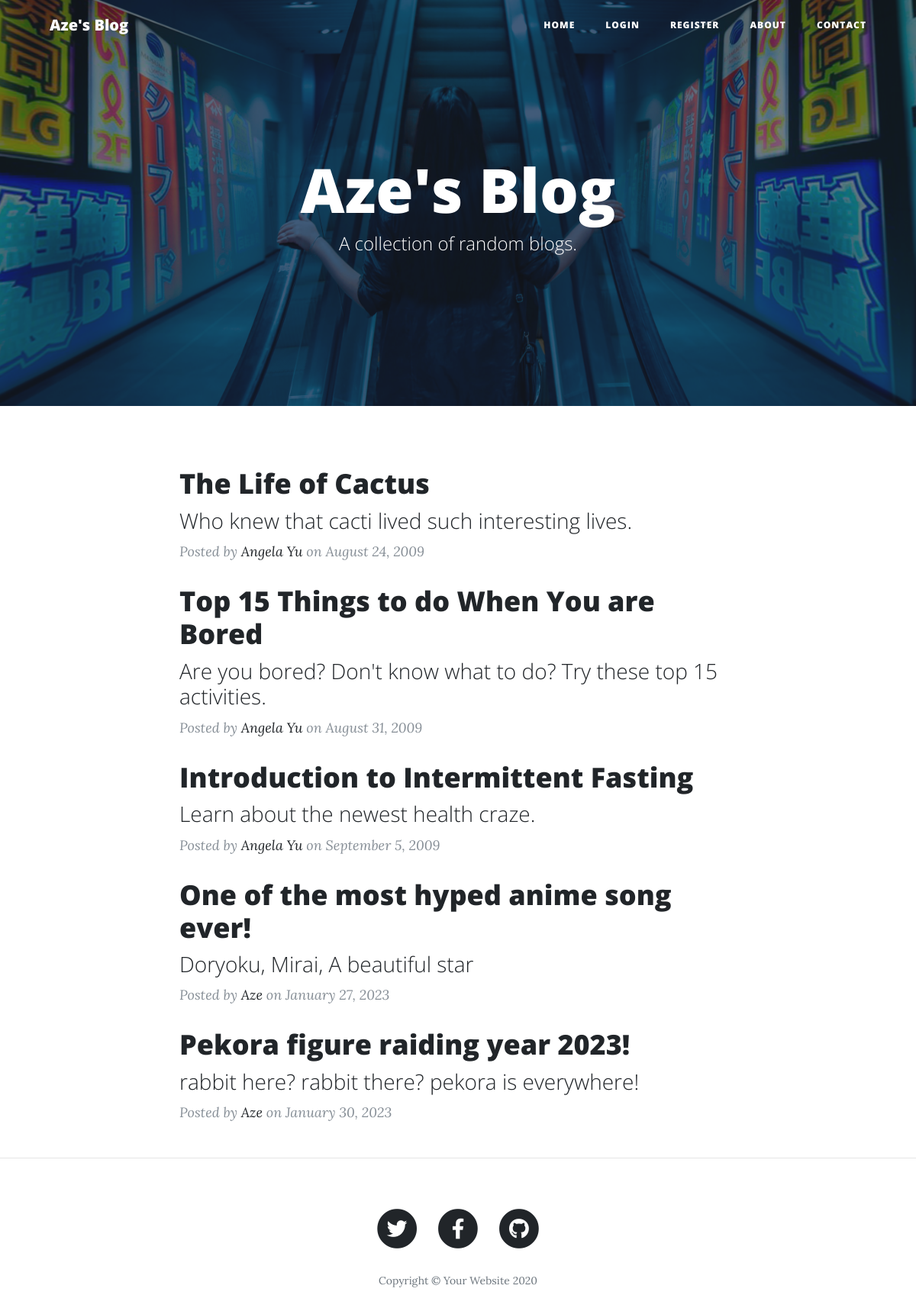
The page / on the database its author committed.
### tables this page shows
CREATE TABLE blog_post (id INTEGER NOT NULL, title VARCHAR (250) NOT NULL, date VARCHAR (250) NOT NULL, body TEXT NOT NULL, author VARCHAR (250) NOT NULL, img_url VARCHAR (250) NOT NULL, subtitle VARCHAR (250) NOT NULL, PRIMARY KEY (id), UNIQUE (title));

### main.py (the view)
@app.route('/')
def get_all_posts():
    global user_state, not_logged, in_reg, out, exist, msg, admin, in_log, user_in, user_name, msg_sent
    if user_state:
        if admin:
            not_logged = True
            exist = False
            in_reg = False
            in_log = False
            out = False
            msg_sent = False
            db = sqlite3.connect("posts.db")
            cursor = db.cursor()
            data = cursor.execute("SELECT * from blog_post").fetchall()
            print(data)
            print(user_state)
            return render_template("index.html", all_posts=data, logged=not_logged, out=out, admin=admin, user=user_in)
        else:
            not_logged = True
            exist = False
            in_reg = False
            in_log = False
            out = False
            msg_sent = False
            db = sqlite3.connect("posts.db")
            cursor = db.cursor()
            data = cursor.execute("SELECT * from blog_post").fetchall()
            print(data)
            print(user_state)
            return render_template("index.html", all_posts=data, logged=not_logged, out=out, in_reg=in_reg,
                                   in_log=in_log,
                                   user=user_in)
    else:
        not_logged = False
        msg = None
        exist = None
        out = True
        in_reg = False
        msg_sent = False
        db = sqlite3.connect("posts.db")
        cursor = db.cursor()
        data = cursor.execute("SELECT * from blog_post").fetchall()
        print(data)
        print(user_state)
        return render_template("index.html", all_posts=data, logged=not_logged, out=out, in_reg=in_reg)

### templates/index.html (shortened to what this page needs)
{% include "header.html" %}
  <header class="masthead" style="background-image: url('../static/img/home-bg.jpg')">
    <div class="overlay"></div>
    <div class="container">
      <div class="row">
        <div class="col-lg-8 col-md-10 mx-auto">
          <div class="site-heading">
            <h1>Aze's Blog</h1>
            <span class="subheading">A collection of random blogs.</span>
          </div>
        </div>
      </div>
    </div>
  </header>
  <div class="container">
    <div class="row">
      <div class="col-lg-8 col-md-10 mx-auto">
        {% for post in all_posts %}
        <div class="post-preview">
          <a href="{{ url_for('show_post', index=post[0]) }}">
            <h2 class="post-title">
              {{post[1]}}
            </h2>
            <h3 class="post-subtitle">
              {{post[6]}}
            </h3>
          </a>
          <p class="post-meta">Posted by
            <a href="#">{{post[4]}}</a>
            on {{post[2]}}</p>
        </div>
        {% endfor %}
      </div>
    </div>
  </div>
  <hr>
{% include "footer.html" %}

### templates/header.html (shortened to what this page needs)
<!DOCTYPE html>
<html lang="en">
<head>
  <link href="{{ url_for('static', filename='vendor/bootstrap/css/bootstrap.min.css') }}" rel="stylesheet">
  <link href="{{ url_for('static', filename='vendor/fontawesome-free/css/all.min.css')}}" rel="stylesheet" type="text/css">
  <link href="{{ url_for('static', filename='css/clean-blog.min.css')}}" rel="stylesheet">
</head>
<body>
  <nav class="navbar navbar-expand-lg navbar-light fixed-top" id="mainNav">
    <div class="container">
      {% if admin: %}
      <a class="navbar-brand" href="{{ url_for('get_all_posts') }}">Admin</a>
      {% elif user: %}
      <a class="navbar-brand" href="{{ url_for('get_all_posts') }}">User</a>
      {% else: %}
      <a class="navbar-brand" href="{{ url_for('get_all_posts') }}">Aze's Blog</a>
      {% endif %}
      <div class="collapse navbar-collapse" id="navbarResponsive">
        <ul class="navbar-nav ml-auto">
          <li class="nav-item">
            <a class="nav-link" href="{{ url_for('get_all_posts') }}">Home</a>
          </li>
          {% if not logged: %}
          <li class="nav-item">
            <a class="nav-link" href="{{ url_for('login') }}">Login</a>
          </li>
          <li class="nav-item">
            <a class="nav-link" href="{{ url_for('register') }}">Register</a>
          </li>
          {% endif %}
          <li class="nav-item">
            <a class="nav-link" href="{{ url_for('about') }}">About</a>
          </li>
          <li class="nav-item">
            <a class="nav-link" href="{{ url_for('contact') }}">Contact</a>
          </li>
        </ul>
      </div>
    </div>
  </nav>

### templates/footer.html (shortened to what this page needs)
  <footer>
    <div class="container">
      <div class="row">
        <div class="col-lg-8 col-md-10 mx-auto">
          <ul class="list-inline text-center">
            <li class="list-inline-item">
              <a href="#">
                <span class="fa-stack fa-lg">
                  <i class="fas fa-circle fa-stack-2x"></i>
                  <i class="fab fa-twitter fa-stack-1x fa-inverse"></i>
                </span>
              </a>
            </li>
            <li class="list-inline-item">
              <a href="#">
                <span class="fa-stack fa-lg">
                  <i class="fas fa-circle fa-stack-2x"></i>
                  <i class="fab fa-facebook-f fa-stack-1x fa-inverse"></i>
                </span>
              </a>
            </li>
            <li class="list-inline-item">
              <a href="#">
                <span class="fa-stack fa-lg">
                  <i class="fas fa-circle fa-stack-2x"></i>
                  <i class="fab fa-github fa-stack-1x fa-inverse"></i>
                </span>
              </a>
            </li>
          </ul>
          <p class="copyright text-muted">Copyright &copy; Your Website 2020</p>
        </div>
      </div>
    </div>
  </footer>
</body>
</html>

### rows shown on the page
blog_post: title "The Life of Cactus", subtitle "Who knew that cacti lived such interesting lives.", author "Angela Yu", date "August 24, 2009"
blog_post: title "Top 15 Things to do When You are Bored", subtitle "Are you bored? Don't know what to do? Try these top 15 activities.", author "Angela Yu", date "August 31, 2009"
blog_post: title "Introduction to Intermittent Fasting", subtitle "Learn about the newest health craze.", author "Angela Yu", date "September 5, 2009"
blog_post: title "One of the most hyped anime song ever!", subtitle "Doryoku, Mirai, A beautiful star", author "Aze", date "January 27, 2023"
blog_post: title "Pekora figure raiding year 2023!", subtitle "rabbit here? rabbit there? pekora is everywhere!", author "Aze", date "January 30, 2023"
